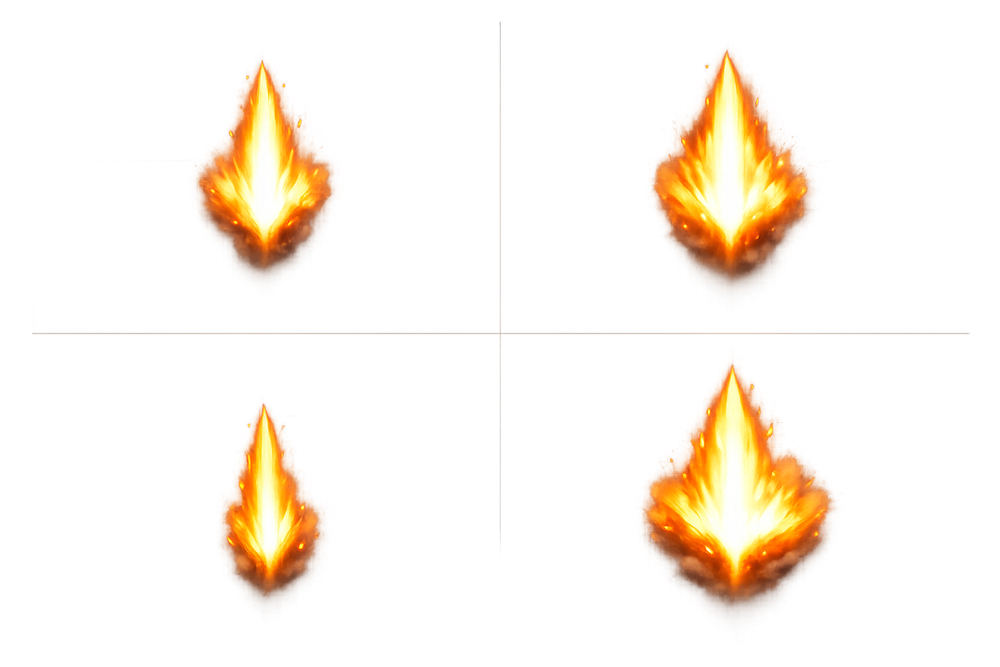
#> input picture output/imagegen/tank-muzzle-clean/tank-muzzle-clean-sheet-v1.png, 1000 x 667 px, shrunk from 1536 x 1024 before the run
$ python prepare_muzzle_clean_assets.py
#> lines starting #> are read from the running program, lines starting #| are printed output that depends on the picture
#> in main, sheet is the input picture: PIL image 1000x667 RGBA; mean R, G, B, A 35.9, 23.7, 11.6, 27.2
#!/usr/bin/env python3
from __future__ import annotations

import argparse
from collections import deque
from pathlib import Path

from PIL import Image


ROOT_DIR = Path(__file__).resolve().parent.parent
DEFAULT_INPUT = ROOT_DIR / "output" / "imagegen" / "tank-muzzle-clean" / "tank-muzzle-clean-sheet-v1.png"
DEFAULT_OUTPUT_DIR = ROOT_DIR / "assets" / "resources" / "car_fx" / "muzzle_v2"
OUTPUT_SIZE = (116, 116)
ALPHA_THRESHOLD = 28
MIN_COMPONENT_PIXELS = 5000


def fit_to_canvas(image: Image.Image, size: tuple[int, int]) -> Image.Image:
    canvas = Image.new("RGBA", size, (0, 0, 0, 0))
    scale = min(size[0] / image.width, size[1] / image.height)
    fitted_w = max(1, round(image.width * scale))
    fitted_h = max(1, round(image.height * scale))
    resized = image.resize((fitted_w, fitted_h), Image.Resampling.LANCZOS)
    paste_x = (size[0] - fitted_w) // 2
    paste_y = (size[1] - fitted_h) // 2
    canvas.alpha_composite(resized, (paste_x, paste_y))
    return canvas


def extract_components(image: Image.Image) -> list[tuple[int, int, int, int]]:
    alpha = image.getchannel("A")
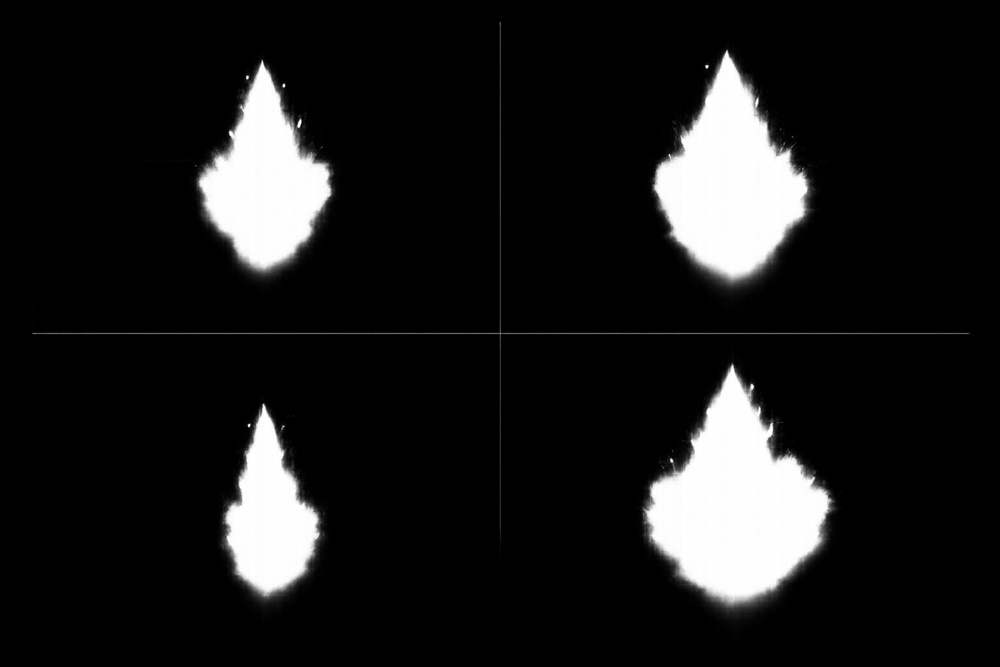
#> alpha: PIL image 1000x667 L; min 0, max 255, mean 27.2
    width, height = alpha.size
#> width = 1000; height = 667
    pixels = alpha.load()
    visited = bytearray(width * height)
    components: list[tuple[int, int, int, int]] = []

    def index(x: int, y: int) -> int:
        return y * width + x

    for y in range(height):
        for x in range(width):
            idx = index(x, y)
            if visited[idx] or pixels[x, y] < ALPHA_THRESHOLD:
                visited[idx] = 1
                continue

            queue: deque[tuple[int, int]] = deque([(x, y)])
            visited[idx] = 1
            count = 0
            min_x = max_x = x
            min_y = max_y = y

            while queue:
                cx, cy = queue.popleft()
                count += 1
                min_x = min(min_x, cx)
                max_x = max(max_x, cx)
                min_y = min(min_y, cy)
                max_y = max(max_y, cy)

                for nx, ny in ((cx - 1, cy), (cx + 1, cy), (cx, cy - 1), (cx, cy + 1)):
                    if nx < 0 or ny < 0 or nx >= width or ny >= height:
                        continue
                    nidx = index(nx, ny)
                    if visited[nidx]:
                        continue
                    visited[nidx] = 1
                    if pixels[nx, ny] >= ALPHA_THRESHOLD:
                        queue.append((nx, ny))

            if count >= MIN_COMPONENT_PIXELS:
                padding = 16
                components.append((
                    max(0, min_x - padding),
                    max(0, min_y - padding),
                    min(width, max_x + padding + 1),
                    min(height, max_y + padding + 1),
                ))

    components.sort(key=lambda box: (box[1], box[0]))
    return components


def main() -> int:
    parser = argparse.ArgumentParser(description="Extract independent muzzle sprites from tank-muzzle-clean sheet.")
    parser.add_argument("--input", default=str(DEFAULT_INPUT))
    parser.add_argument("--output-dir", default=str(DEFAULT_OUTPUT_DIR))
    args = parser.parse_args()

    input_path = Path(args.input)
    output_dir = Path(args.output_dir)
    output_dir.mkdir(parents=True, exist_ok=True)

    sheet = Image.open(input_path).convert("RGBA")
    boxes = extract_components(sheet)
#> boxes = [(636, 33, 831, 306), (180, 43, 351, 295), (626, 346, 852, 631), (204, 387, 341, 620)]
    if not boxes:
        raise RuntimeError("No muzzle components found")

    filtered_boxes = [box for box in boxes if (box[2] - box[0]) >= 120 and (box[3] - box[1]) >= 160]
#> filtered_boxes has the same summary as boxes
    for i, box in enumerate(filtered_boxes):
        cropped = sheet.crop(box)
        fitted = fit_to_canvas(cropped, OUTPUT_SIZE)
        fitted.save(output_dir / f"muzzle_flash_{i}.png")
#> this loop made 4 passes
#> (box, scale in fit_to_canvas, fitted_w in fit_to_canvas, paste_x in fit_to_canvas) on passes 1 to 4: ((636, 33, 831, 306), 0.425, 83, 16), ((180, 43, 351, 295), 0.46, 79, 18), ((626, 346, 852, 631), 0.407, 92, 12), ((204, 387, 341, 620), 0.498, 68, 24)
#> pass 1, in main, `cropped = sheet.crop(box)`:
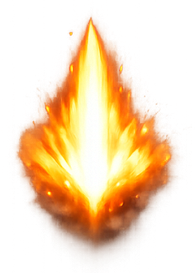
#> cropped: PIL image 195x273 RGBA; mean R, G, B, A 122.9, 81.2, 39.9, 96; transparent parts drawn white
#> pass 1, in fit_to_canvas, `resized = image.resize((fitted_w, fitted_h), Image.Resampling.LANCZOS)`:
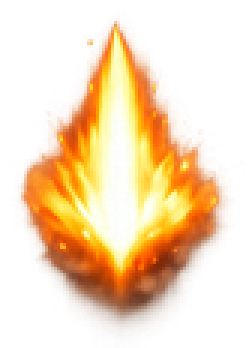
#> resized: PIL image 83x116 RGBA (shown 3 times larger); mean R, G, B, A 121.4, 80.2, 39.4, 96; transparent parts drawn white
#> pass 1, in main, `fitted = fit_to_canvas(cropped, OUTPUT_SIZE)`:
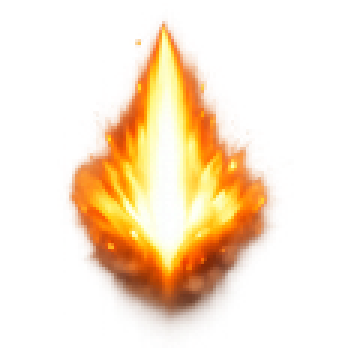
#> fitted: PIL image 116x116 RGBA (shown 3 times larger); mean R, G, B, A 86.9, 57.4, 28.2, 68.7; transparent parts drawn white
#> after the loop:
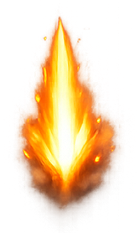
#> cropped: PIL image 137x233 RGBA; mean R, G, B, A 116.6, 73.3, 31, 83.4; transparent parts drawn white
#> after the loop:
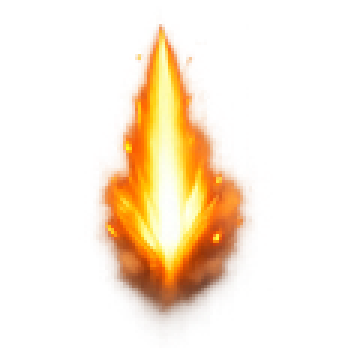
#> fitted: PIL image 116x116 RGBA (shown 3 times larger); mean R, G, B, A 67.1, 42.3, 17.9, 48.9; transparent parts drawn white

    print(f"Extracted {len(filtered_boxes)} muzzle sprites into {output_dir}")
#| Extracted 4 muzzle sprites into assets/resources/car_fx/muzzle_v2
    return 0


if __name__ == "__main__":
    raise SystemExit(main())
#> (the program exits here)
